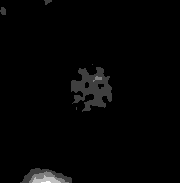
#> input picture Demo_Block_0.tif, 180 x 183 px
$ python -i LipidRaftsAnalysis.py   (imports and definitions only)
#> lines starting #> are read from the running program, lines starting #| are printed output that depends on the picture; after the words box and inside, x2 and y2 are one past the last pixel; in counts of white or black regions, pixels touching at a corner belong together; long printed decimals are rounded
#> further down, picture is the input picture: shape (183, 180, 3); min 0, max 4, mean 0.0641
import skimage.io as skio
import skimage.draw
import skimage.filters
import skimage.measure
import skimage.viewer
import skimage.feature
from skimage.transform import hough_circle, hough_circle_peaks, hough_ellipse
from skimage import color, img_as_ubyte
import tifffile
import numpy as np
import matplotlib.pyplot as plt
import matplotlib.image as mpimg
import matplotlib.cbook as cbook
from mpl_toolkits.axes_grid1.anchored_artists import AnchoredSizeBar
import matplotlib.font_manager as fm
from skimage.util import img_as_int
import imageio
import glob
from PIL import Image, ImageSequence, ImageFilter
from PIL.TiffTags import TAGS
from PyQt5 import QtCore, QtGui, QtWidgets
import sys
#import os
# [97 lines left out: function main, not called in this run]

    #issues: the brightest image is not the clearest one because other cells contribute to increasing the brightness. Perhaps restrict the number of objects that can be on screen
    #when determining brightest image, or restrict the location to the center of image, or doing segmentation and choosing the biggest object, or
    #for ideal microdomains, may need to use erosion to make finer lines
    #future issues: only use XResolution and not YResolution, currently removes the largest region assuming its the background
'''
def create_microdomain_dimensions_file(filename, sigma):
    brightest_img = find_brightest_frame(filename, sigma)
    obj_major_axis_length, obj_minor_axis_length = measure_domain_diameters(brightest_img)
    print("Major axis lengths: ", obj_major_axis_length)
    print("Minor axis lengths: ", obj_minor_axis_length)
'''

#reference: Xie, Yonghong, and Qiang Ji. “A new efficient ellipse detection method.” Pattern Recognition, 2002. Proceedings. 16th International Conference on. Vol. 2. IEEE, 2002
# [176 lines left out: functions hough_transform, canny_edge_detection, canny_viewer, convert_img_to_np_array, parse_tif, save_frame and 8 more, not called in this run]

# Measures the microdomain domains X and Y axes in microns
def measure_domain_diameters(image, sigma=3.5, image_filename="null", include_scale_bar=False, unit_type="pixels", connectivity=2):
#> called with sigma = 3.5, image_filename = 'null', include_scale_bar = False, unit_type = 'pixels', connectivity = 2
    blurred_image = skimage.filters.gaussian(image/image.max(), sigma=sigma)
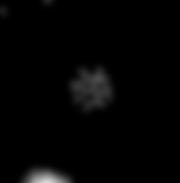
#> blurred_image: shape (183, 180, 3) float64; min 0, max 0.86, mean 0.0162
    threshold = skimage.filters.threshold_otsu(blurred_image)
#> threshold = 0.139
    print("Threshold: ", threshold)
#| Threshold:  0.1394
    binary_mask = blurred_image < threshold
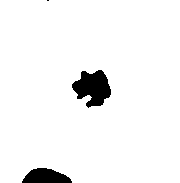
#> binary_mask: shape (183, 180, 3) bool; 95.5% white; 3 black regions (1 under 20 px), largest, box (x1, y1, x2, y2) and area: (72, 70, 111, 108) 948, (22, 168, 72, 183) 546
    labeled_image, count = skimage.measure.label(binary_mask, connectivity=connectivity, return_num=True)
#> count = 1
    print("# of microdomains: ", count-1)
#| # of microdomains:  0
    obj_features = skimage.measure.regionprops(labeled_image)
#> obj_features = 1 regions
    #Delete the largest region in the image, the background
    del obj_features[0]
    obj_major_axis_pixels = [objf["axis_major_length"] for objf in obj_features]
#> obj_major_axis_pixels = []
    obj_minor_axis_pixels = [objf["axis_minor_length"] for objf in obj_features]
#> obj_minor_axis_pixels = []
    if (unit_type == "pixels"):
        print("Major axis lengths in pixels: ", obj_major_axis_pixels)
#| Major axis lengths in pixels:  []
        print("Minor axis lengths in pixels: ", obj_minor_axis_pixels)
#| Minor axis lengths in pixels:  []
    if (unit_type == "microns"):
        # Given the image filename, finds the X resolution to convert pixels to microns
        physical_size_x, physical_size_x_unit = find_resolution(image_filename)
        obj_major_axis_microns = [float(x)*physical_size_x for x in obj_major_axis_pixels]
        obj_minor_axis_microns = [float(x)*physical_size_x for x in obj_minor_axis_pixels]
        print("Major axis lengths in microns: ", obj_major_axis_microns)
        print("Minor axis lengths in microns: ", obj_minor_axis_microns)
    #obj_diameter = [objf["equivalent_diameter_area"] for objf in obj_features]
    #print("Diameters", obj_diameter)
    if (include_scale_bar == True):
        #Issue: scale bars with pixels still show um due to line below
        physical_size_x, physical_size_x_unit = find_resolution(image_filename)
        show_scale_bar_image(image, physical_size_x, physical_size_x_unit)
        show_scale_bar_image(blurred_image, physical_size_x, physical_size_x_unit)
        show_scale_bar_image(binary_mask, physical_size_x, physical_size_x_unit)
    else:
        plt.imshow(image)
        plt.show()
        plt.imshow(blurred_image)
        plt.show()
        plt.imshow(binary_mask)
        plt.show()
    #return obj_major_axis_microns, obj_minor_axis_microns

# [36 lines left out: functions measure_object_areas, area_histogram, measure_cells, find_resolution, not called in this run]

'''
def find_resolution(image_filename):
    print (image_filename)
    with tifffile.TiffFile(image_filename) as tif:
            imagej_metadata = tif.imagej_metadata
    print (imagej_metadata)
    xres_meters = imagej_metadata['XResolution']
    xres_microns = xres_meters*(10^6)
    #physical_size_y = metadata['PhysicalSizeY']
    xres_unit = imagej_metadata['Unit']
    print (xres_microns.type)
    print (xres_unit.type)
    return xres_microns, xres_unit
'''
# Given an image, show that image with a scalebar
# [13 lines left out: function show_scale_bar_image, not called in this run]

# [2 lines not run here, left out]

>>> import cv2
>>> picture = cv2.cvtColor(cv2.imread('Demo_Block_0.tif'), cv2.COLOR_BGR2RGB)
>>> result = measure_domain_diameters(picture)

$ run again, on Demo_Block_5.tif
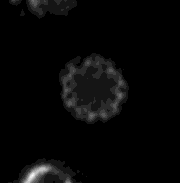
#> input picture Demo_Block_5.tif, 180 x 183 px
#> picture is the input picture: shape (183, 180, 3); min 0, max 12, mean 0.324
#> threshold = 0.0814
#| Threshold:  0.08136
#> in measure_domain_diameters, `binary_mask = blurred_image < threshold`:
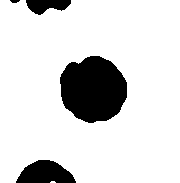
#> binary_mask: shape (183, 180, 3) bool; 85.1% white; 4 black regions, box (x1, y1, x2, y2) and area: (60, 56, 127, 123) 3463, (16, 160, 76, 183) 982, (26, 0, 71, 15) 450, (10, 0, 20, 3) 23
#> in measure_domain_diameters, `labeled_image, count = skimage.measure.label(binary_mask, connectivity..`:
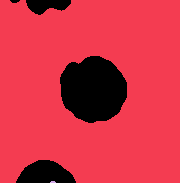
#> labeled_image: shape (183, 180, 3) int32; 3 distinct labels, from 0 to 2; one colour per label, 0 black
#> count = 2
#| # of microdomains:  1
#> obj_features = 2 regions
#> obj_major_axis_pixels = [6.71]
#> obj_minor_axis_pixels = [2.19]
#| Major axis lengths in pixels:  [6.708]
#| Minor axis lengths in pixels:  [2.191]
